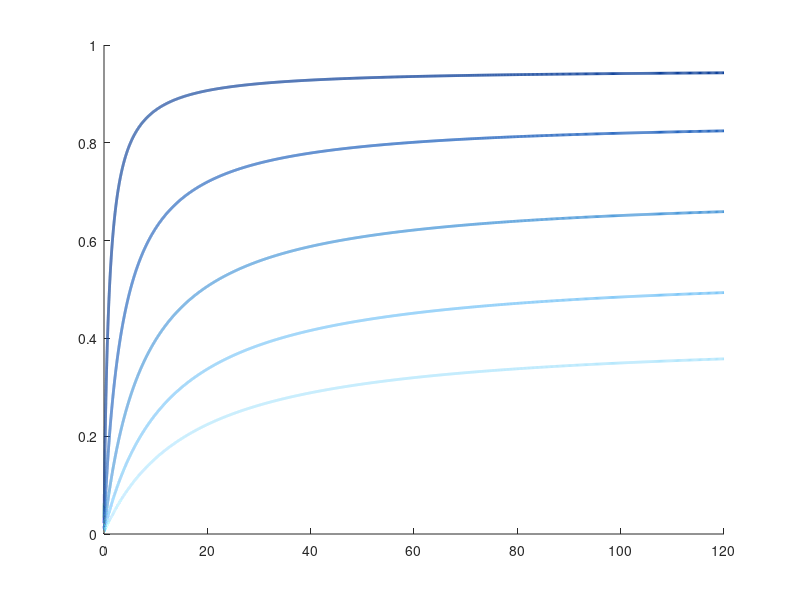

MATLAB code to generate this figure: (Note: this script raises an error after producing the figure.)
format compact;
clear;

%% Parameters
R1 = 0.5;                    % Microns (fixed droplet radius)

tau1 = 0.01; tau2 = 120;      % Min lifetime range
nt = 5000;                    % Time resolution
tau = exp(linspace(log(tau1), log(tau2), nt)); % Log-spaced tau
k2_list = 1 ./ (tau * 60);   % Degradation rates in 1/s
D = 0.05;                    % Diffusion coefficient (µm^2/s)
a_list = sqrt(k2_list ./ D);
N_pro = 4 * pi * (R1 / 0.003)^3 * 0.0273 / 3;
sigma = 1.32;
NS = N_pro^(2/3) / sigma;
eps = -9.04;
v = 208 * 27 / 1e9;

%% Store 50% co-localization lifetime
tau_half_peak = [];

%% Figure 1: Selected cell sizes
selected_R2 = [2,3,4,5,6];  % Cell sizes to display curves


colors = [
    0.0500, 0.2500, 0.6000;  % Deep blue
    0.1500, 0.4000, 0.7500;  % Blue
    0.3000, 0.6000, 0.8500;  % Sky blue
    0.4980, 0.7804, 0.9676;  % tab:cyan (your reference color)
    %0.6000, 0.8500, 0.9800;  % Light cyan
    0.7000, 0.9000, 0.9900;  % Pale cyan
    %0.8000, 0.9500, 1.0000;  % Very pale cyan / close to white-blue
];

figure(1); clf; hold on;

for j = 1:length(selected_R2)
    R2 = selected_R2(j);
    V = 4/3 * pi * (R2^3 - R1^3);
    N_Polysome = 0.3738 * V;       % Number of polysomes
    frac = zeros(size(tau));
    frac_max = NS/(NS + exp(eps - 1)*V/v);
    for idx = 1:length(tau)
        a = a_list(idx);
        k2 = k2_list(idx);
        k1 = N_Polysome * k2 / V;

        m = exp(2*a*R2) * (a*R2 - 1) / (a*R2 + 1);
        n = 4 * pi * D / k2 * ((a*R1 - 1)*exp(a*R1) - m*(a*R1 + 1)*exp(-a*R1));
        l = (exp(a*R1) + m * exp(-a*R1)) / R1;
        b = k2 * l * NS - k1 * n - k2 * n * exp(eps - 1) / v;

        NB = (b - sqrt(b^2 + 4 * k1 * k2 * l * n * NS)) / (2 * k2 * l);
        frac(idx) = NB / N_Polysome;
    end
    % plot(tau, frac, 'LineWidth', 2, 'Color', colors(mod(j+3,5)+1,:), ...
    %     'DisplayName', sprintf('R_2 = %.0f \\mum', R2));
     plot(tau, frac, 'LineWidth', 2, 'Color', colors(j,:), ...
        'DisplayName', sprintf('R_2 = %.0f \\mum', R2));
    %yline(frac_max, 'k--', 'LineWidth', 1, 'HandleVisibility', 'off');
end
%set(gca,"xscale","log")
% Plot decoration
yline(0.5, 'r-', 'LineWidth', 1, 'HandleVisibility', 'off');
xline(30, 'k--', 'LineWidth', 1, 'HandleVisibility', 'off');

text(50, 0.54, '50% CTC', 'FontSize', 20, 'Color', 'r');
xlabel('Polysome lifetime \tau (min)');
ylabel('Fraction of CTC');
ylim([0, 1]); xlim([0, 120]);
set(gca, "FontSize", 16);
%lgd = legend('Location', 'east');
% lgd.Title.String = 'Cell size';
saveas(gcf, 'Fig4b.svg');